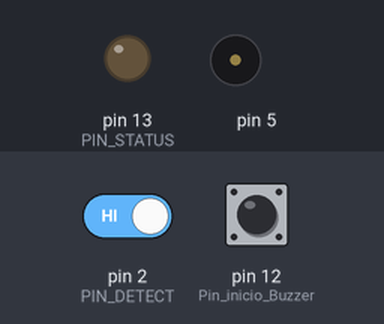
The sketch below on a simulated Arduino Uno, built with avr-gcc and run on an emulated ATmega328P. On the bench: output pins drawn as LEDs (lit = HIGH), buzzer (waves = sounding). The inputs (shaded band) are chosen by the test bench; at power-on: pin 2 (PIN_DETECT) HIGH, pin 12 (Pin_inicio_Buzzer) LOW. What the sketch prints to the serial monitor is not drawn.

Above: at 1.2 s.
1.3 s: pin 2 (PIN_DETECT) driven LOW
At 2.5 s:
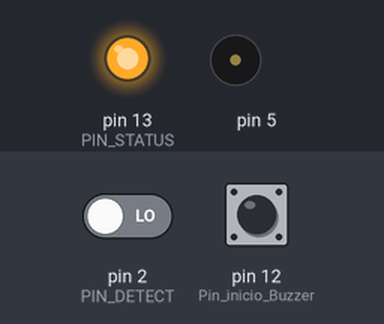
2.8 s: pin 12 (Pin_inicio_Buzzer) driven HIGH
4.7 s: pin 12 (Pin_inicio_Buzzer) pulsed LOW 2 times (0.12 s each, 0.3 s apart)
8.3 s: pin 12 (Pin_inicio_Buzzer) pulsed LOW 5 times (0.12 s each, 0.3 s apart)
Timing chart, 0 to 11.3 s (numbered marks = the images above; inputs shaded):
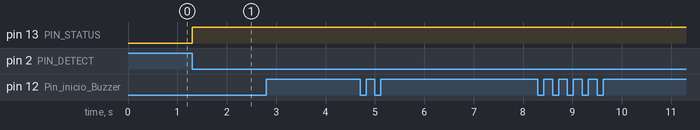

Measured:
- after the input at 1.3 s, pin 13 (PIN_STATUS): LOW → HIGH at once

The sketch:

IRtester.ino
```cpp
#include <IRremote.h>
#include <EasyBuzzer.h>
#define PIN_DETECT 2 // Pin detección detector IR
#define PIN_STATUS 13 // Pin status detector IR


void setup() {
 pinMode(PIN_DETECT, INPUT); //Pin detección IR
 pinMode(PIN_STATUS, OUTPUT); //Pin status IR
 pinMode(12, INPUT); //Pin inicio Buzzer
 EasyBuzzer.setPin(5); //Pin del Buzzer
 Serial.begin(9600);
}

void loop() {
  EasyBuzzer.update(); //Inicio libreria Buzzer
  digitalWrite(PIN_STATUS, !digitalRead(PIN_DETECT)); //Detección IR

if(digitalRead(12) == HIGH){ //Si se detecta señal IR
  EasyBuzzer.singleBeep(2000, 100); //Suena el Buzzer
  EasyBuzzer.stopBeep();
  Serial.println("El buzzer esta sonando");


}


}
```
